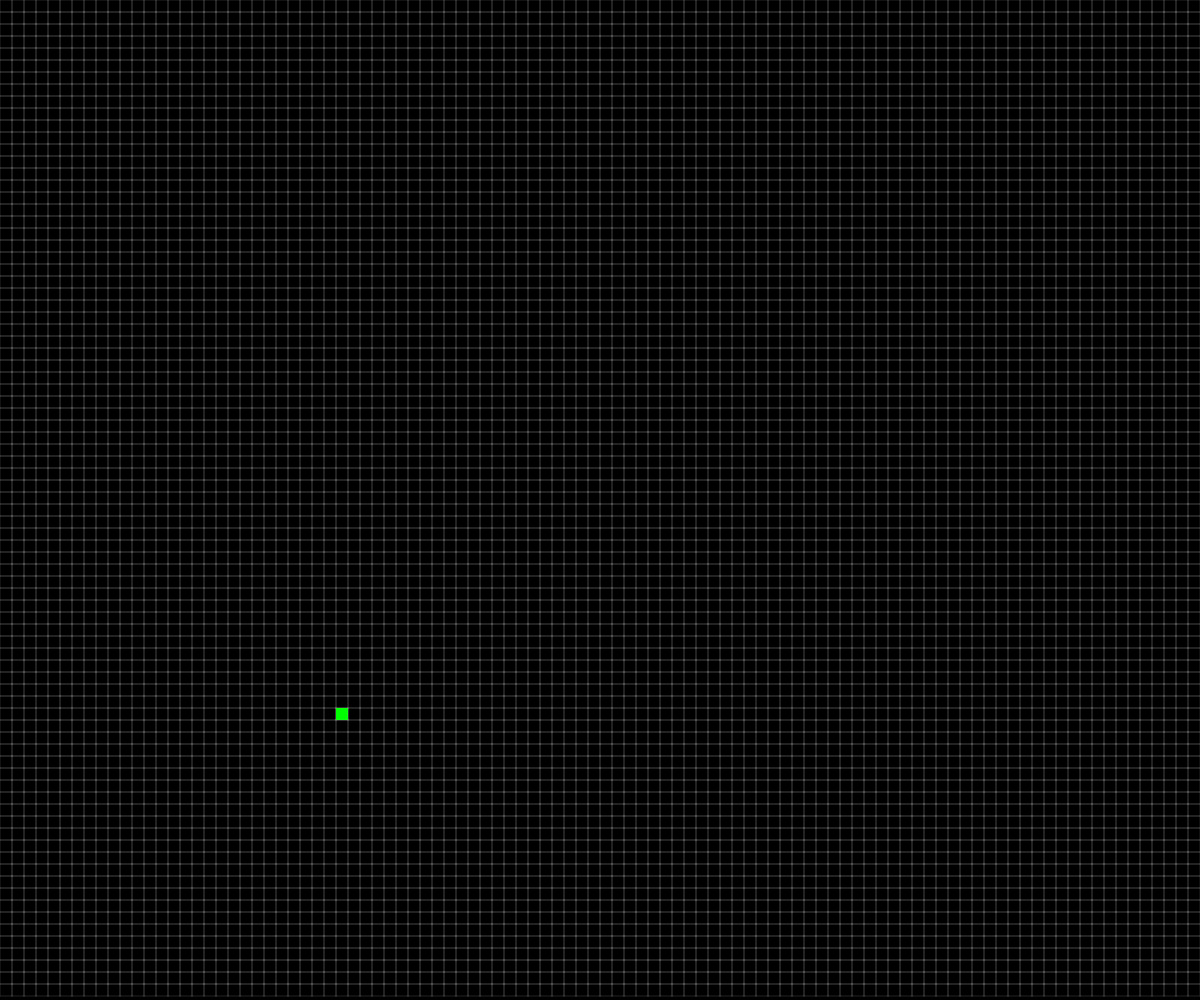
Frame 1 (no input)
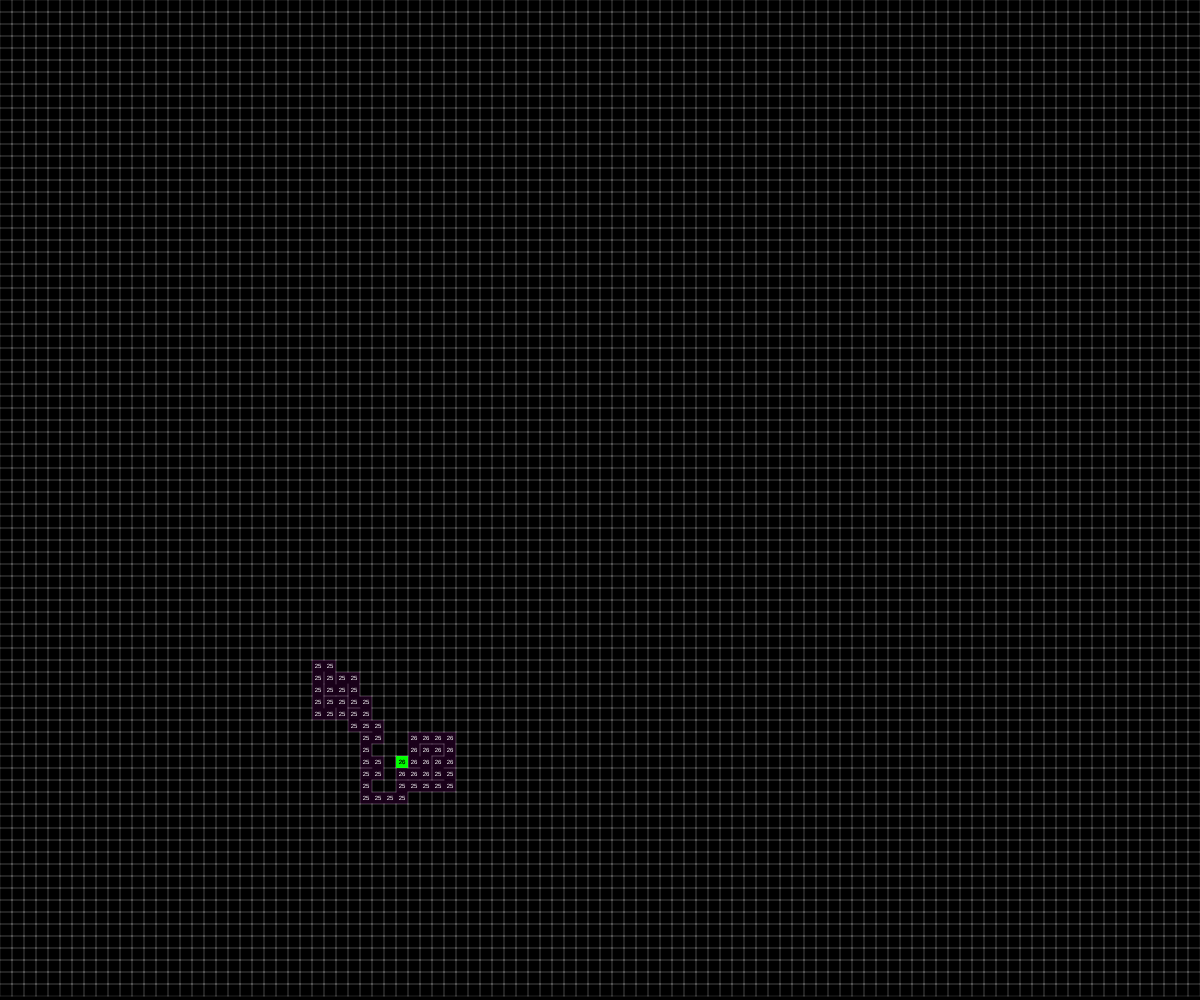
Frame 60 (no input)
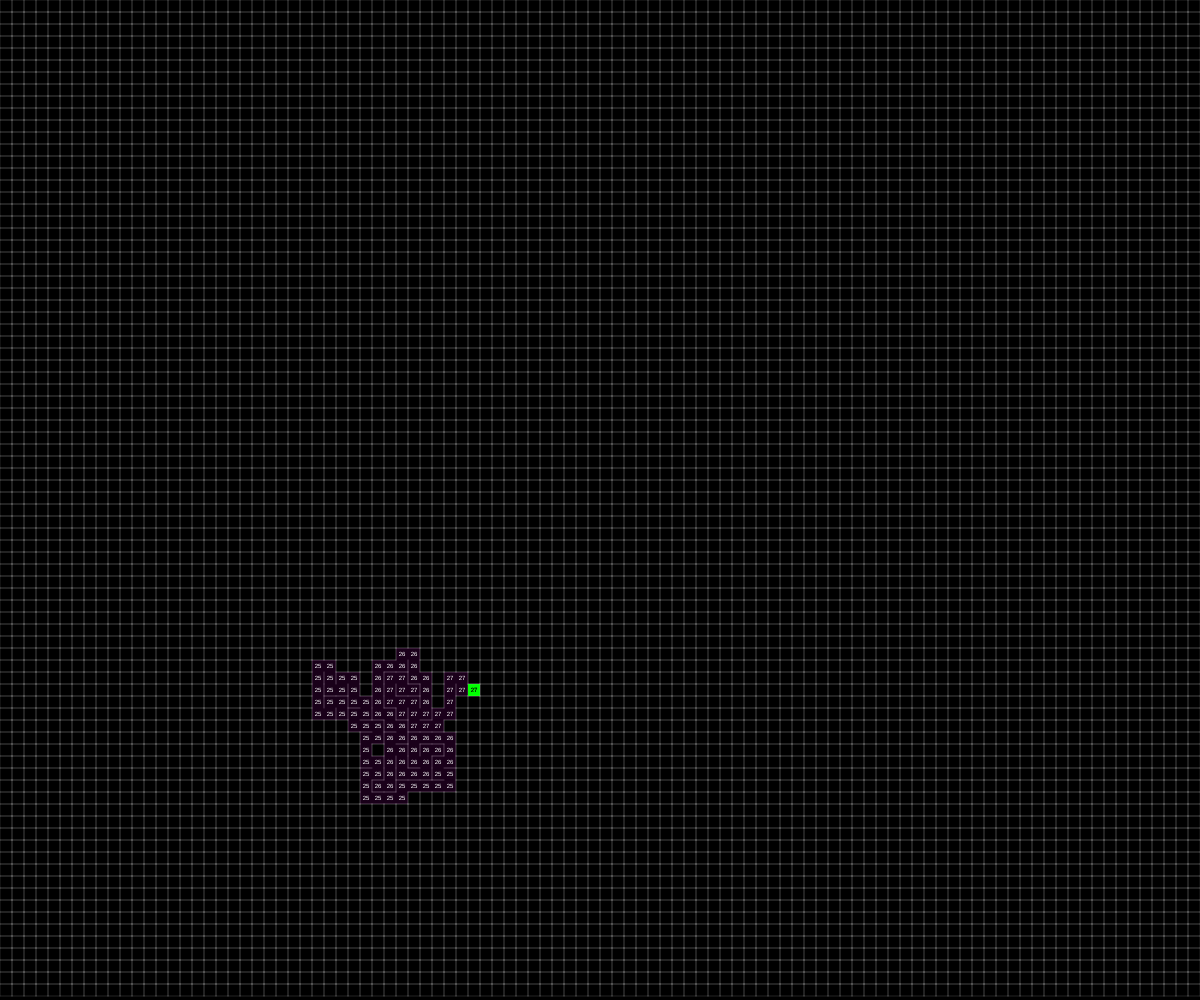
Frame 120 (the mouse pressed at the canvas centre since frame 60)

The p5.js sketch that drew these frames (run headless with seeded random() and noise() and a simulated clock; from frame 60 on, the mouse is pressed at the canvas centre):

// p5.js sketch
// ── sketch.js
let cols;
let rows;
let w = 12
; //gridsize
let grid = [];
let current; //this will hold the current(active) cell
let stack = [];
let preAlpha = 25;
let alpha;


function setup() {
  createCanvas(windowWidth, windowHeight);
  cols = floor(width / w);
  rows = floor(height / w);

  frameRate(30);

  //creates the cell objects and pushes them into the grid array
  for (j = 0; j < rows; j++) { 
    for (i = 0; i < cols; i++) {
      let cell = new Cells(i, j);
      grid.push(cell);
    }
  }
  //initiation of the first, active cell  
  current = random(grid);
  current.a = preAlpha;

}

function draw() {
  background(0);


  //loops through all the objects (each cell) and call the .show function on each cell in the grid array
  for (i = 0; i < grid.length; i++) {
    grid[i].show();
  }

  current.visited = true;
  current.highlight();
  current.showText();

  var next = current.checkNeighbors();

  if (next) {
    next.visited = true;
    preAlpha++;
    alpha = floor(map(preAlpha, 25, cols * rows, 25, 225));
    next.a = alpha;

    stack.push(current);
    removeWalls(current, next);
    current = next;

  } else if (stack.length > 0) {
    current.showStuck();
    current = stack.pop();
  }

}

function index(i, j) {
  //fancy way to fudge a two dimensional array without one
  //the if statement is checking to see if any neighbors to the current cell are invalid
  //(an edge case..meaning outside of the grid)
  if (i < 0 || j < 0 || i > cols - 1 || j > rows - 1) {
    return -1;
  }
  return i + j * cols;
}

function removeWalls(a, b) {
  let x = a.i - b.i;
  if (x === 1) {
    a.walls[3] = false;
    b.walls[1] = false;
  } else if (x === -1) {
    a.walls[1] = false;
    b.walls[3] = false;
  }
  let y = a.j - b.j;
  if (y === 1) {
    a.walls[0] = false;
    b.walls[2] = false;
  } else if (y === -1) {
    a.walls[2] = false;
    b.walls[0] = false;
  }
}


// ── cells.js
class Cells {
    constructor(i, j) {
        this.i = i;
        this.j = j;
        this.walls = [true, true, true, true]; //checks if there should be a wall or not
        this.visited = false; //boolean for keeping track of whether a cell has been visited or not
        
    }

    show() {
        let x = this.i * w;
        let y = this.j * w;
        let alpha = this.a;

        noFill();
        strokeWeight(0.15);
        stroke(255);

        if (this.walls[0]) {
            line(x, y, x + w, y); //top line of cell
        }
        if (this.walls[1]) {
            line(x + w, y, x + w, y + w); //line on the right of cell
        }
        if (this.walls[2]) {
            line(x + w, y + w, x, y + w); //bottom line of cell
        }
        if (this.walls[3]) {
            line(x, y + w, x, y); //line on the left of cell
        }
        if (this.visited) { //colors the current visited cell
            noStroke();
            fill(255, 0, 255, alpha);
            rect(x, y, w, w);
            fill(255);
            text(alpha, x + (w / 2), y + (w / 2));
        }
    }

    showText() {
        let x = this.i * w;
        let y = this.j * w;
        stroke(0);
        fill(0);
        textAlign(CENTER, CENTER);
        textSize(w / 2);
        text(alpha, x + (w / 2), y + (w / 2));
    }

    highlight() {
        let x = this.i * w;
        let y = this.j * w;
        stroke(255);
        fill(0, 255, 0);
        rect(x, y, w, w);
    }

    showStuck() {
        let x = this.i * w;
        let y = this.j * w;
        stroke(255);
        fill(255, 0, 0);
        rect(x, y, w, w);
    }

    checkNeighbors() {
        let neighbors = [];

        let top = grid[index(this.i, this.j - 1)];
        let right = grid[index(this.i + 1, this.j)];
        let bottom = grid[index(this.i, this.j + 1)];
        let left = grid[index(this.i - 1, this.j)];

        if (top && !top.visited) {
            neighbors.push(top);
        }
        if (right && !right.visited) {
            neighbors.push(right);
        }
        if (bottom && !bottom.visited) {
            neighbors.push(bottom);
        }
        if (left && !left.visited) {
            neighbors.push(left);
        }
        if (neighbors.length > 0) {
            var r = floor(random(0, neighbors.length));
            return neighbors[r];
        } else {
            return undefined;
        }
    }
}
